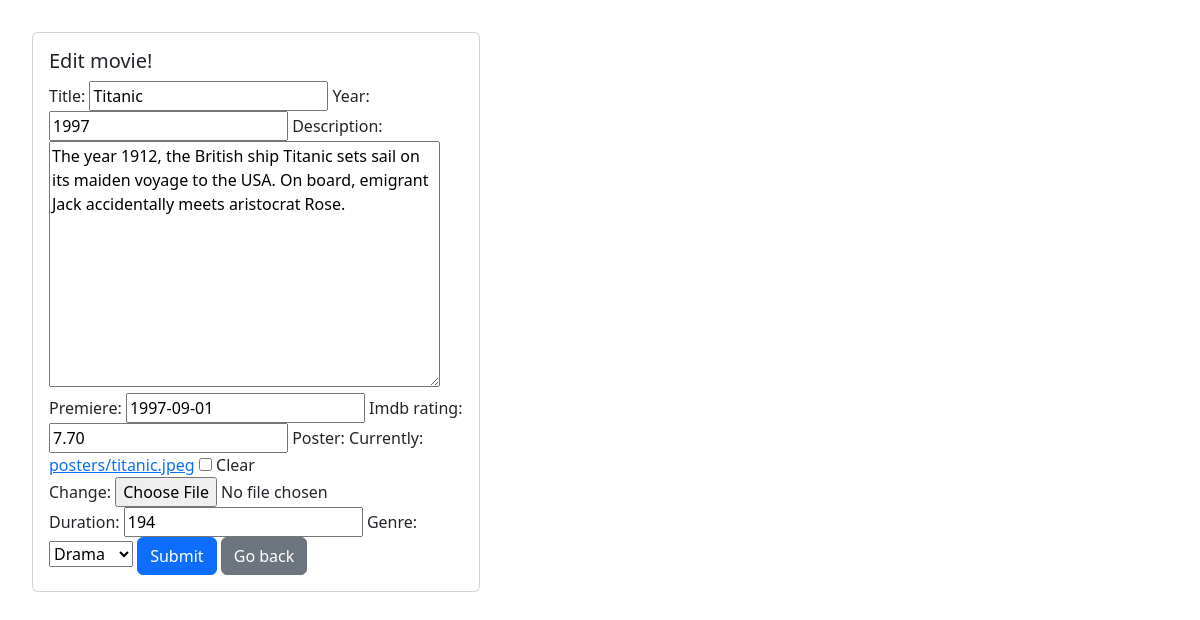
/moviesweb/edit/1 (signed in), run on the app's committed database.
### moviesweb/models.py (models this page shows, shortened)
class Movie(models.Model):
    title = models.CharField(max_length=64, blank=False, unique=True)
    year = models.PositiveSmallIntegerField(default=2000)
    description = models.TextField(default='')
    premiere = models.DateField(null=True, blank=True)
    imdb_rating = models.DecimalField(max_digits=10, decimal_places=2, null=True, blank=True)
    poster = models.ImageField(upload_to="posters", null=True, blank=True)
    more_info = models.OneToOneField(MoreInfo, on_delete=models.CASCADE, null=True, blank=True)

class MoreInfo(models.Model):
        Genre = {
            (0,'Other'),
            (1,'Horror'),
            (2,'Drama'),
            (3,'Comedy'),
            (4,'Sci-fi')
        }
        duration = models.PositiveSmallIntegerField(default=0)
        genre = models.PositiveSmallIntegerField(default=0, choices=Genre)

### moviesweb/views.py (the view)
# urls.py: path('edit/<int:id>', edit_movie, name= 'edit_movie'),
@login_required
def edit_movie(request, id):
    movie = get_object_or_404(Movie, pk=id)
    ratings = MovieRating.objects.filter(movie=movie)
    actors = movie.actors.all()
    try:
        more_info = MoreInfo.objects.get(movie=movie.id)
    except MoreInfo.DoesNotExist:
        more_info = None
    form_movie = MovieForm(request.POST or None, request.FILES or None,instance=movie)
    form_more_info = MoreInfoForm(request.POST or None,instance=more_info)
    form_rating = MovieRatingForm(request.POST or None)
    if request.method== 'POST':
        if 'stars' in request.POST:
            rating = form_rating.save(commit=False)
            rating.movie = movie
            rating.save()
    if all((form_movie.is_valid(),form_more_info.is_valid())):
        movie = form_movie.save(commit=False)
        more_info = form_more_info.save()
        movie.more_info = more_info
        movie.save()
        return redirect(all_movies)
    return render(request,'movie_form.html',{'form_movie':form_movie,'form_more_info':form_more_info,'ratings':ratings,'form_rating':form_rating,'actors':actors, 'is_new':False})

### moviesweb/forms.py
class MovieForm(ModelForm):
    class Meta:
        model = Movie
        fields = ['title','year','description','premiere','imdb_rating','poster']

class MoreInfoForm(ModelForm):
    class Meta:
        model = MoreInfo
        fields = ['duration','genre']

### templates/movie_form.html (shortened to what this page needs)
{% extends 'main.html' %}
{% load bootstrap %}
{% block page %}
    <div class="card" style="width: 28rem;">
        <div class="card-body">
            {% if is_new %}
                    <h5 class="card-title">Add movie!</h5>
                {% else %}
                    <h5 class="card-title">Edit movie!</h5>
                {% endif %}
            <form method="post" enctype="multipart/form-data">
                {{ form_movie|bootstrap }}
                {{ form_more_info|bootstrap }}
                    {% if is_new %}
                    <button type="submit" class="btn btn-primary">Add movie</button>
                    {% else %}
                    <button type="submit" class="btn btn-primary">Submit</button>
                    {% endif %}
                <a href="{% url 'all_movies' %}" class="btn btn-secondary">Go back</a>
            </form>
        </div>
    </div>
{% endblock %}

### moviesweb/static/new.css (style rules this page uses)
body { padding: 2rem; }

### data on the page
Movie: title "Titanic", year "1997", description "The year 1912, the British ship Titanic sets sail on its maiden voyage to the USA. On board, emigrant Jack accidentally meets aristocrat Rose.", premiere "1997-09-01", imdb_rating "7.70"
MoreInfo: duration "194", genre "Drama"
